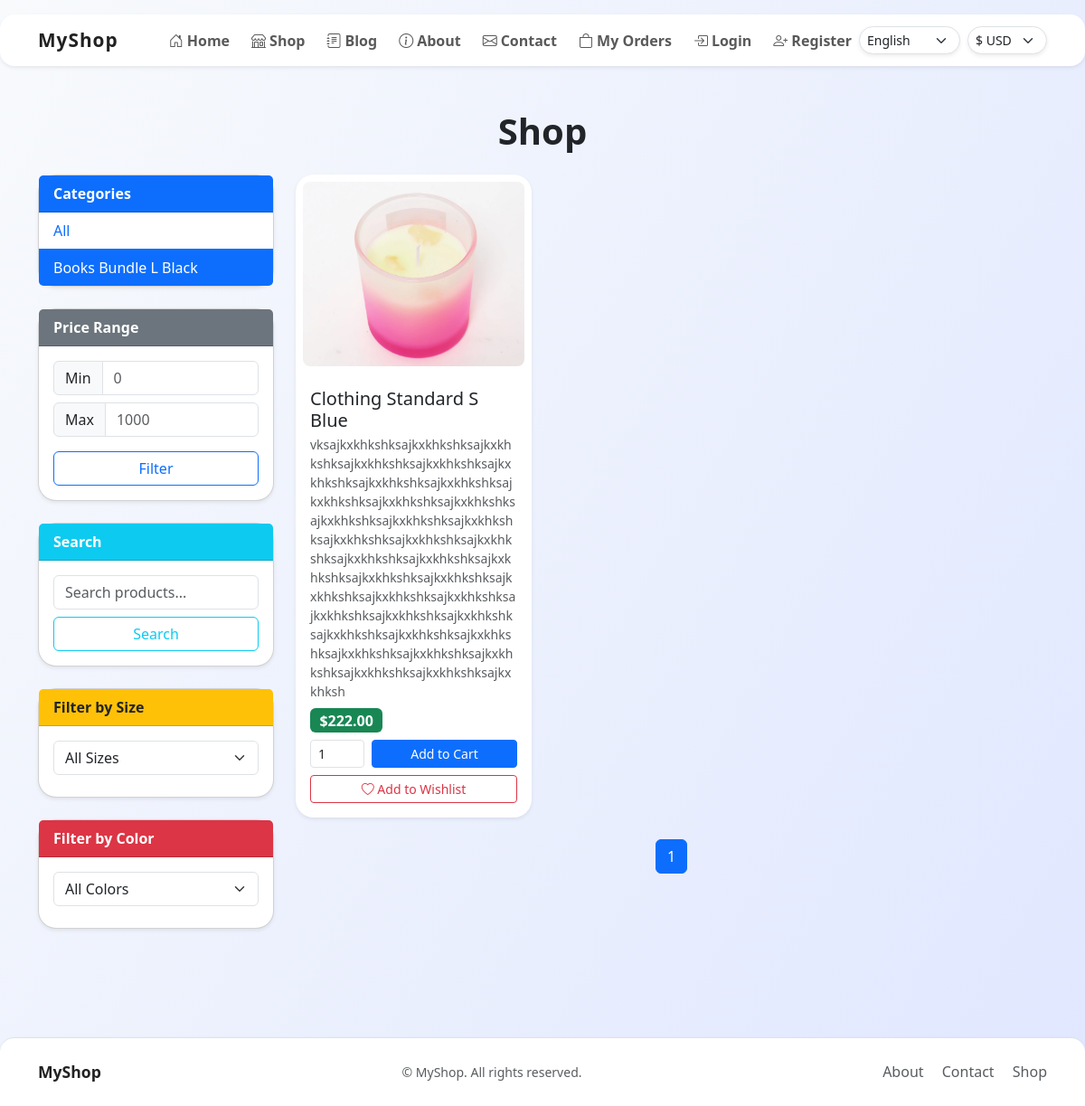
/shop/?category=books-bundle-l-black, run on the app's committed database.
### shop/models.py (models this page shows, shortened)
class Category(models.Model):
    name = models.CharField(max_length=100)
    slug = models.SlugField(unique=True)

class Product(models.Model):
    name = models.CharField(max_length=200)
    description = models.TextField()
    long_description = models.TextField(blank=True, null=True, help_text='Detailed product description for product detail page')
    price = models.DecimalField(max_digits=10, decimal_places=2)
    stock = models.PositiveIntegerField()
    image = models.ImageField(upload_to='products/', blank=True, null=True)
    image_url = models.URLField(blank=True, null=True, help_text='Optional: Provide an image URL instead of uploading')
    category = models.ForeignKey(Category, on_delete=models.CASCADE, related_name='products')
    slug = models.SlugField(unique=True)
    size = models.CharField(max_length=20, blank=True, null=True)
    color = models.CharField(max_length=20, blank=True, null=True)
    is_featured = models.BooleanField(default=False, help_text='Show as featured product')
    show_on_homepage = models.BooleanField(default=False, help_text='Show this product on homepage')
    variation = models.ForeignKey(Variation, on_delete=models.SET_NULL, null=True, blank=True, related_name='products', help_text='Admin can assign a variation type (e.g. Standard, Limited Edition, etc.)')

### shop/views.py (the view)
# urls.py: path('', views.product_list, name='product_list'),
def product_list(request):
    currency, rate, symbol = get_currency_context(request)
    products = Product.objects.filter(variation=True)  # Only show admin-enabled variations
    categories = Category.objects.all()
    category_slug = request.GET.get('category')
    if category_slug:
        products = products.filter(category__slug=category_slug)
    min_price = request.GET.get('min_price')
    max_price = request.GET.get('max_price')
    if min_price:
        products = products.filter(price__gte=float(min_price) / rate)
    if max_price:
        products = products.filter(price__lte=float(max_price) / rate)
    q = request.GET.get('q')
    if q:
        products = products.filter(name__icontains=q)
    size = request.GET.get('size')
    if size:
        products = products.filter(size=size)
    color = request.GET.get('color')
    if color:
        products = products.filter(color=color)
    paginator = Paginator(products, 9)  # 9 products per page
    page_number = request.GET.get('page')
    page_obj = paginator.get_page(page_number)
    all_products = Product.objects.all()
    unique_sizes = sorted(set(filter(None, all_products.values_list('size', flat=True))))
    unique_colors = sorted(set(filter(None, all_products.values_list('color', flat=True))))
    for p in page_obj:
        p.display_price = round(p.price * rate, 2)
    return render(request, 'product_list.html', {
        'products': page_obj,
        'categories': categories,
        'selected_category': category_slug,
        'page_obj': page_obj,
        'unique_sizes': unique_sizes,
        'unique_colors': unique_colors,
        'currency': currency,
        'currency_symbol': symbol,
    })

### core/context_processors.py (called while the page is built)
def site_settings(request):
    return {
        'settings': SiteSettings.objects.first(),
        'about_page_settings': AboutPageSettings.objects.first(),
    }

### shop/views.py (called while the page is built)
def get_currency_context(request):
    currency = request.GET.get('currency')
    if currency:
        request.session['currency'] = currency
    currency = request.session.get('currency', 'USD')
    rates = {'USD': 1, 'EUR': 0.92, 'PKR': 278}
    symbols = {'USD': '$', 'EUR': '€', 'PKR': '₨'}
    rate = rates.get(currency, 1)
    symbol = symbols.get(currency, '$')
    return currency, rate, symbol

### templates/product_list.html (shortened to what this page needs)
{% extends 'base.html' %}
{% block content %}
<h1 class="mb-4 fw-bold text-center">Shop</h1>
<div class="row mb-4">
    <aside class="col-md-3">
        <div class="sticky-top" style="top: 90px;">
            <div class="card mb-4 shadow-sm">
                <div class="card-header bg-primary text-white fw-semibold">Categories</div>
                <ul class="list-group list-group-flush">
                    <li class="list-group-item {% if not selected_category %}active{% endif %}">
                        <a href="?" class="text-decoration-none {% if not selected_category %}text-white{% endif %}">All</a>
                    </li>
                    {% for category in categories %}
                    <li class="list-group-item {% if selected_category == category.slug %}active{% endif %}">
                        <a href="?category={{ category.slug }}" class="text-decoration-none {% if selected_category == category.slug %}text-white{% endif %}">{{ category.name }}</a>
                    </li>
                    {% endfor %}
                </ul>
            </div>
            <div class="card mb-4 shadow-sm">
                <div class="card-header bg-secondary text-white fw-semibold">Price Range</div>
                <form method="get" class="p-3">
                    <div class="input-group mb-2">
                        <span class="input-group-text">Min</span>
                        <input type="number" name="min_price" class="form-control" placeholder="0" value="{{ request.GET.min_price }}">
                    </div>
                    <div class="input-group mb-3">
                        <span class="input-group-text">Max</span>
                        <input type="number" name="max_price" class="form-control" placeholder="1000" value="{{ request.GET.max_price }}">
                    </div>
                    <button type="submit" class="btn btn-outline-primary w-100">Filter</button>
                </form>
            </div>
            <div class="card mb-4 shadow-sm">
                <div class="card-header bg-info text-white fw-semibold">Search</div>
                <form method="get" class="p-3">
                    <input type="text" name="q" class="form-control mb-2" placeholder="Search products..." value="{{ request.GET.q }}">
                    <button type="submit" class="btn btn-outline-info w-100">Search</button>
                </form>
            </div>
            <div class="card mb-4 shadow-sm">
                <div class="card-header bg-warning text-dark fw-semibold">Filter by Size</div>
                <form method="get" class="p-3">
                    <select name="size" class="form-select mb-2" onchange="this.form.submit()">
                        <option value="">All Sizes</option>
                    </select>
                </form>
            </div>
            <div class="card mb-4 shadow-sm">
                <div class="card-header bg-danger text-white fw-semibold">Filter by Color</div>
                <form method="get" class="p-3">
                    <select name="color" class="form-select mb-2" onchange="this.form.submit()">
                        <option value="">All Colors</option>
                    </select>
                </form>
            </div>
        </div>
    </aside>
    <main class="col-md-9">
        <div class="row g-4">
            {% for product in products %}
            <div class="col-md-4">
                <div class="card h-100 shadow-sm border-0 position-relative">
                    {% if product.image %}
                    <img src="{{ product.image.url }}" class="card-img-top p-2 rounded-4" alt="{{ product.name }}" style="object-fit:cover; height:220px;">
                    {% endif %}
                    <div class="card-body d-flex flex-column">
                        <h5 class="card-title mb-1">{{ product.name }}</h5>
                        <p class="card-text small text-muted mb-2">{{ product.description|truncatewords:18 }}</p>
                        <div class="mb-2">
                            <span class="badge bg-success fs-6">{{ currency_symbol }}{{ product.display_price }}</span>
                        </div>
                        <form action="{% url 'cart_add' product.id %}" method="post" class="d-flex align-items-center gap-2 mt-auto position-relative" style="z-index:2;">
                            <input type="number" name="quantity" value="1" min="1" class="form-control form-control-sm w-25" style="min-width:60px;">
                            <button type="submit" class="btn btn-primary btn-sm flex-fill">Add to Cart</button>
                        </form>
                        <form action="{% url 'wishlist_add' product.id %}" method="post" class="mt-2 position-relative" style="z-index:2;">
                            <button type="submit" class="btn btn-outline-danger btn-sm w-100"><i class="bi bi-heart"></i> Add to Wishlist</button>
                        </form>
                    </div>
                </div>
            </div>
            {% empty %}
            <div class="col-12"><p class="text-center text-muted">No products available.</p></div>
            {% endfor %}
        </div>
        <div class="d-flex justify-content-center mt-4">
            <nav>
                <ul class="pagination">
                    {% for num in page_obj.paginator.page_range %}
                    <li class="page-item {% if page_obj.number == num %}active{% endif %}"><a class="page-link" href="?{% if selected_category %}category={{ selected_category }}&{% endif %}page={{ num }}">{{ num }}</a></li>
                    {% endfor %}
                </ul>
            </nav>
        </div>
    </main>
</div>
{% endblock %}

### templates/base.html (style rules this page uses)
body { background: linear-gradient(120deg, #f8fafc 0%, #e0e7ff 100%); min-height: 100vh; }
.card { border-radius: 1.25rem; box-shadow: 0 4px 24px 0 rgba(0,0,0,0.07); }

### data on the page
Category: name "Books Bundle L Black"
Product: image (picture), name "Clothing Standard S Blue", description "vksajkxkhkshksajkxkhkshksajkxkhkshksajkxkhkshksajkxkhkshksajkxkhkshksajkxkhkshksajkxkhkshksajkxkhkshksajkxkhkshksajkxkhkshksajkxkhkshksajkxkhkshksajkxkhkshksajkxkhkshksajkxkhkshksajkxkhkshksajkxkhkshksajkxkhkshksajkxkhkshksajkxkhkshksajkxkhkshksajkxkhkshksajkxkhkshksajkxkhkshksajkxkhkshksajkxkhkshksajkxkhkshksajkxkhkshksajkxkhkshksajkxkhkshksajkxkhkshksajkxkhkshksajkxkhkshksajkxkhkshksajkxkhkshksajkxkhksh", currency_symbol "$", display_price "222.00"

### other printed values
{{ num }} "1"
